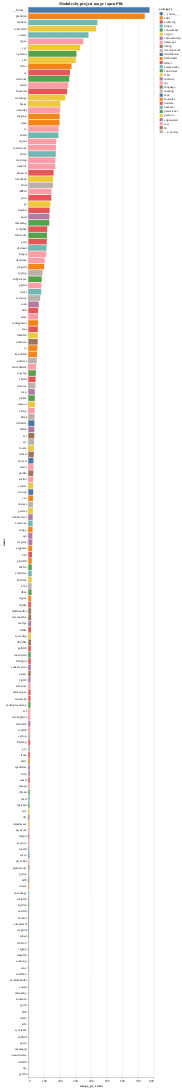

Notebook cell for this chart:
### Markdown cell above
## Modules by usage / open PR count
How is a module's popularity* in terms of open PR count*?

### Code cell
df["usage_pr_ratio"] = df["project_count"] / df["pr_count"]

import altair as alt
import numpy as np

alt.Chart(df[df["usage_pr_ratio"] < np.inf]).mark_bar().encode(
    alt.Y("name:N", sort="-x"),
    alt.X("usage_pr_ratio:Q"),
    alt.Color("category"),
    tooltip=["name", "usage_pr_ratio"]
).properties(
    title="Modules by project usage / open PRs"
)

### Figure 1 — Vega-Lite specification as saved in the notebook (floating-point values rounded to 4 significant figures; data arrays with more than 128 entries replaced by an {"elided": "..."} marker saying what was removed)
{"config": {"view": {"continuousWidth": 400, "continuousHeight": 300}}, "data": {"name": "data-be69c90c407952100a450a13b8de8551"}, "mark": "bar", "encoding": {"color": {"type": "nominal", "field": "category"}, "tooltip": [{"type": "nominal", "field": "name"}, {"type": "quantitative", "field": "usage_pr_ratio"}], "x": {"type": "quantitative", "field": "usage_pr_ratio"}, "y": {"type": "nominal", "field": "name", "sort": "-x"}}, "title": "Modules by project usage / open PRs", "$schema": "https://vega.github.io/schema/vega-lite/v4.8.1.json", "datasets": {"data-be69c90c407952100a450a13b8de8551": {"elided": "171 records"}}}
